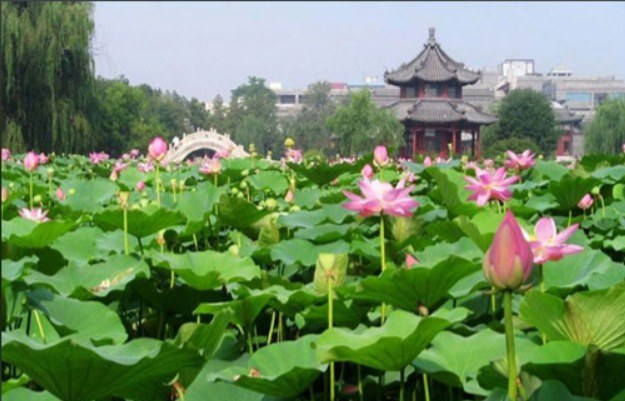
#> input picture 示例/示例-原图.jpg, 625 x 401 px
$ python -i imgtool.py   (imports and definitions only)
#> lines starting #> are read from the running program, lines starting #| are printed output that depends on the picture
#!/usr/bin/env python
# -*- coding: utf-8 -*-
"""
travel-card-to-world / imgtool.py

子命令:
  prepare <图...>            预处理: EXIF方向矫正 + sRGB + 限长边 + 输出干净 JPG
  crop    <图> --ratio 4:5   居中裁切到指定比例
  sheet   <目录或图...>      多版结果拼成一张对比图（带序号）

示例:
  python imgtool.py prepare D:/photo/IMG_0001.HEIC --max 2048 --info
  python imgtool.py crop out/result.png --ratio 4:5 --out out/result_45.jpg
  python imgtool.py sheet out/ --out out/compare.jpg --height 700
"""
import argparse
import json
import os
import sys
from glob import glob

try:
    from PIL import Image, ImageDraw, ImageFont, ImageStat, ImageOps
except ImportError:
    sys.exit("需要 Pillow：pip install pillow")

SUPPORTED = (".jpg", ".jpeg", ".png", ".webp", ".bmp", ".tif", ".tiff", ".heic", ".heif")


# [27 lines left out: functions human, to_srgb_rgb, not called in this run]


def dominant_colors(im, k=3):
    small = im.resize((48, 48), Image.LANCZOS).convert("RGB")
    q = small.quantize(colors=8, method=Image.Quantize.FASTOCTREE)
    pal = q.getpalette() or []
    counts = sorted(q.getcolors() or [], reverse=True)
    out = []
    for cnt, idx in counts[:k]:
        r, g, b = pal[idx * 3: idx * 3 + 3]
        out.append({"hex": "#%02X%02X%02X" % (r, g, b), "share": round(cnt / (48 * 48), 3)})
    return out


def info_of(im):
    w, h = im.size
    g = im.convert("L")
    st = ImageStat.Stat(g)
    from math import gcd
    d = gcd(w, h) or 1
    return {
        "size": [w, h],
        "aspect": f"{w // d}:{h // d}",
        "ratio_wh": round(w / h, 4),
        "orientation": "竖版" if h > w else ("横版" if w > h else "方图"),
        "brightness": round(st.mean[0] / 255, 3),
        "contrast": round(st.stddev[0] / 128, 3),
        "dominant": dominant_colors(im),
    }


# [182 lines left out: functions cmd_prepare, parse_ratio, cmd_crop, load_font, cmd_sheet, main, not called in this run]


# [2 lines not run here, left out]

>>> from PIL import Image
>>> picture = Image.open('../示例/示例-原图.jpg')
#> picture is the input picture: PIL image 625x401 RGB; mean R, G, B 111.6, 138.5, 95.7
>>> result = info_of(picture)
#> in info_of, `g = im.convert("L")`:
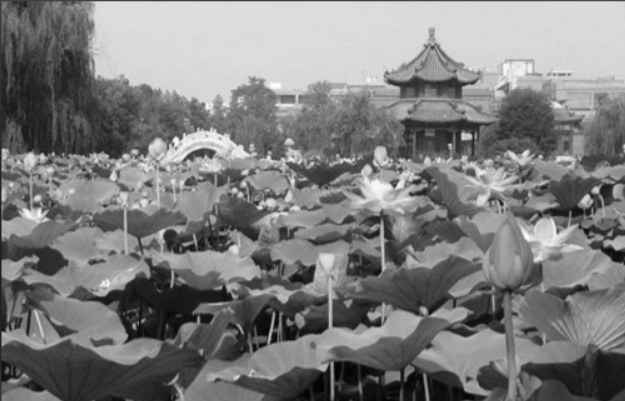
#> g: PIL image 625x401 L; min 1, max 255, mean 125.6
#> in dominant_colors, `small = im.resize((48, 48), Image.LANCZOS).convert("RGB")`:
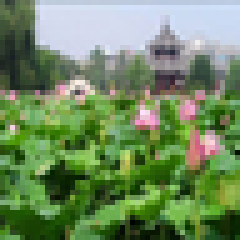
#> small: PIL image 48x48 RGB (shown 5 times larger); mean R, G, B 111.8, 138.7, 95.9
#> in dominant_colors, `q = small.quantize(colors=8, method=Image.Quantize.FASTOCTREE)`:
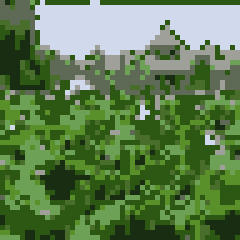
#> q: PIL image 48x48 P (shown 5 times larger); mean R, G, B 93.6, 126.2, 78.9
#> in dominant_colors, `pal = q.getpalette() or []`: pal = [44, 88, 20, 209, 217, 236, 108, 161, 86, 89, 144, 41, 24, 45, 17, 94, 106, 85, 73, 109, 43, 160, 160, 155]
#> in dominant_colors, `counts = sorted(q.getcolors() or [], reverse=True)`: counts = [(723, 0), (357, 1), (300, 2), (223, 3), (211, 4), (196, 5), (157, 6), (137, 7)]
#> the loop in dominant_colors, `for cnt, idx in counts[:k]:` made 3 passes
#> (cnt, r, g, b) on passes 1 to 3: (723, 44, 88, 20), (357, 209, 217, 236), (300, 108, 161, 86)
#> after the loop in dominant_colors, `for cnt, idx in counts[:k]:`: out = 3 items
#> result = 7 items
